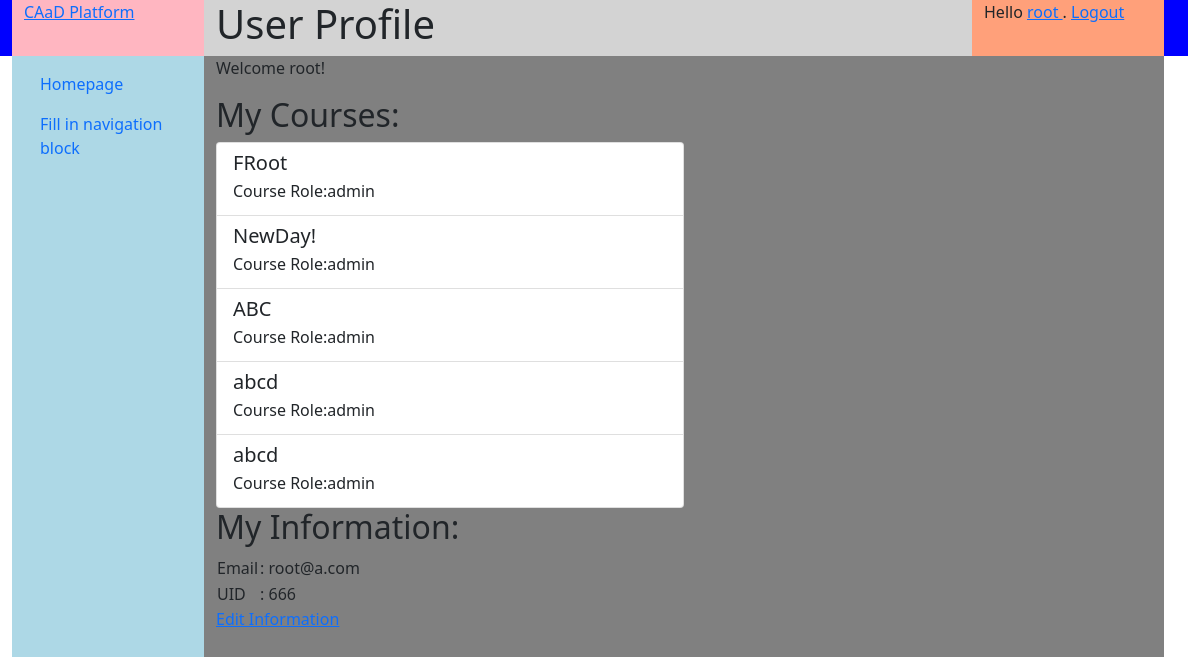
/users/profile/root (signed in), run on the app's committed database.
### courses/models.py (models this page shows, shortened)
class Course(models.Model):
    name = models.CharField('course name', max_length=32)
    password = models.CharField('joining password', max_length=8)
    description = models.CharField('description', max_length=512)
    is_open = models.BooleanField("Is open to all", default=True)
    create_date = models.DateTimeField('date created up', default=now())
    creator = models.ForeignKey(User, on_delete=models.CASCADE)

### users/models.py (models this page shows, shortened)
class UserAuxiliary(models.Model):
    user = models.OneToOneField(User, on_delete=models.CASCADE, related_name="auxiliary", unique=True)
    realname = models.CharField('real name', max_length=16, blank=True, null=True)
    uid = models.CharField('user(student/teacher) number', max_length=32, blank=True, null=True)
    class Meta:
        verbose_name = verbose_name_plural = "User auxiliary information"

### users/views.py (the view)
# urls.py: path(r'profile/<str:username>', views.profile, name='profile'),
def profile(request, username):
    owner = get_object_or_404(User, username=username)
    context = {}
    context['title'] = "User Profile"
    if request.user != owner:
        context["others_name"] = owner.get_username()
    else:
        context["course_info_list"] = get_enrolled_courses(request.user)
        context["owner"] = owner
        context["owner_aux"] = owner.auxiliary
    return render(request, 'users/profile.html', context)

### users/utils.py (called while the page is built)
def get_enrolled_courses(user):
    enrolled_courses = CourseMember.objects.filter(user=user)
    course_info_list = []
    for role in enrolled_courses:
        course = role.course
        course_info_list.append({
            'name': course.name,
            'id': course.pk,
            'role': COURSEMEMBER_TYPE[role.type]
        })
    return course_info_list

### templates/users/profile.html (shortened to what this page needs)
{% extends "generics/base.html" %}
{% block content %}
{% if course_info_list == None %}
    <p>Hello {{ user.name }}, this is profile of {{ others_name }}</p>
{% else %}
    <p>Welcome {{ owner.username }}!</p>
{% endif %}
{% if course_info_list %}
<div id="myCourses">
    <h2>My Courses:</h2>
    <div class="list-group w-50">
        {% for course_info in course_info_list %}
            <a href="{% url 'courses:course_homepage' course_info.id %}" class="list-group-item list-group-item-action" aria-current="true">
                <div class="d-flex justify-content-between">
                    <h5 class="mb-1">{{ course_info.name }}</h5>
                </div>
                <p class="mb-1">Course Role:{{ course_info.role }}</p>
            </a>
        {% endfor %}
    </div>
    <h2>My Information:</h2>
    <table>
        <tr>
            <td>Email</td>
            <td>: {{ owner.email | default:"N/A" }}</td>
        </tr>
        <tr>
            <td>UID</td>
            <td>: {{ owner_aux.uid | default:"N/A" }}</td>
        </tr>
    </table>
    <a href="{% url 'users:edit' owner.pk %}">Edit Information</a>
{% endif %}
{% endblock content %}

### templates/generics/base.html (shortened to what this page needs)
{% load static %}
<!DOCTYPE html>
<html>
    <head>
        <link href="https://cdn.bootcdn.net/ajax/libs/twitter-bootstrap/5.0.0-beta2/css/bootstrap.min.css" rel="stylesheet">
        <link rel="stylesheet" href="{% static 'css/base.css' %}">
    </head>
    <body>
<div id="header" class="header container-fluid row">
    <div class="logo col-sm-2 center">
        <a href="{% url 'home' %}">CAaD Platform</a>
    </div>
        <div class="title col-sm-8">
            <h1>{{ title | default:"Fill in title variable" }}<h1>
        </div>
    <div class="user col-sm-2">
        {% block status %}
            {% if user.is_authenticated %}
            Hello
            <a href="{% url 'users:profile' user.username %}">
            {{ user.username }}
            </a>
            . <a href="{% url 'users:logout_view' %}">Logout</a>
            {% else %}
            Anonymous User. <a href="{% url 'users:login' %}">Login</a>
            {% endif %}
        {% endblock status %}
    </div>
</div>
<div id="body" class="container-fluid row">
    <div class="navi col-sm-2 flex-fill">
    <nav class="navbar navbar-default" role="navigation">
        <ul class="nav nav-pills flex-column">
            <li class="nav-item">
                <a class="nav-link" href='{% url "home" %}'>Homepage</a>
            </li>
            {% block navigation %}
            <li class="nav-item">
                <a class="nav-link" href='{% url "home" %}'>Fill in navigation block</a>
            </li>
            {% endblock %}
        </ul>
    </nav>
    </div>
    <div class="content col-sm-10 container">
    <div class="row align-items-center">
        {% block content%}{% endblock %}
    </div>
    </div>
</div>
    </body>
</html>

### statics/css/base.css (style rules this page uses)
.header { background-color: blue; }
.logo { background-color: lightpink; }
.user { background-color: lightsalmon; }
.title { background-color: lightgray; }
#body { min-height: 90vh; }
.navi { background-color: lightblue; }
.content { background-color: gray; border-top: 10px; }

### data on the page
Course: name "FRoot"
Course: name "NewDay!"
Course: name "ABC"
Course: name "abcd"
Course: name "abcd"
UserAuxiliary: uid "666"

### other printed values
{{ user.username }} "root"
{{ owner.username }} "root"
{{ course_info.role }} "admin" "admin" "admin" "admin" "admin"
{{ owner.email | default:"N/A" }} "root@a.com"
